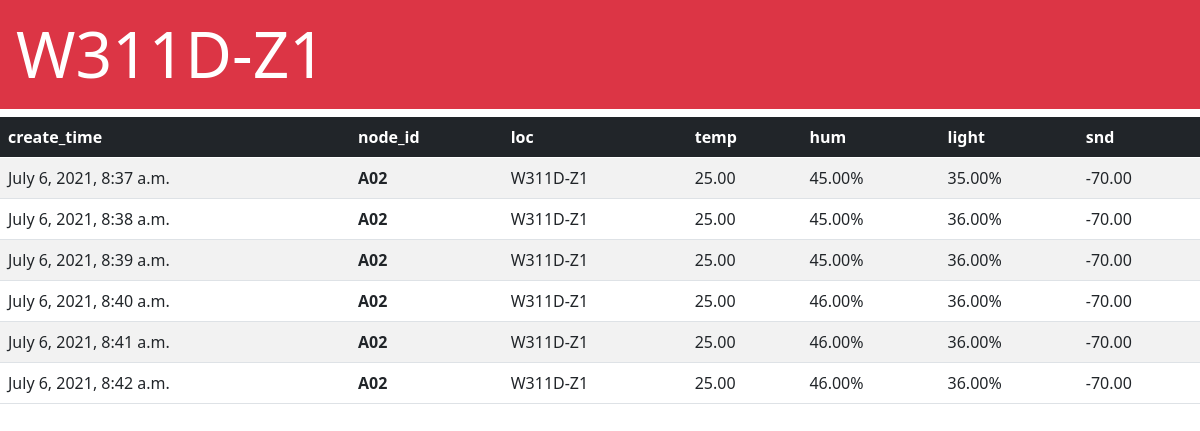
/iot/W311D-Z1/, run on the app's committed database.
### iot/models.py (models this page shows, shortened)
class Event(models.Model):
    create_time = models.DateTimeField(auto_now_add=True)
    node_id = models.CharField(max_length=2)
    loc = models.CharField(max_length=10)
    temp = models.DecimalField(max_digits=5, decimal_places=2)
    hum = models.DecimalField(max_digits=5, decimal_places=2)
    light = models.DecimalField(max_digits=5, decimal_places=2)
    snd = models.DecimalField(max_digits=5, decimal_places=2)

### iot/views.py (the view)
# urls.py: path('W311D-Z1/',views.W311DZ1),
def W311DZ1(request):
    items4 = Event.objects.filter(loc ='W311D-Z1')
    context = {'items4' : items4} # Store the data in "context" dictionaries
    return render(request, 'iot/W311D-Z1.html', context) # Pass the context to HTML template

### iot/templates/iot/W311D-Z1.html (shortened to what this page needs)
<!doctype html>
<HTML>
    <head>
        <link href="https://cdn.jsdelivr.net/npm/bootstrap@5.0.0/dist/css/bootstrap.mi
n.css" rel="stylesheet" integrity="sha384-
wEmeIV1mKuiNpC+IOBjI7aAzPcEZeedi5yW5f2yOq55WWLwNGmvvx4Um1vskeMj0" crossorigin=
"anonymous">
    </head>
    <body>
        <h1 class="display-3 p-3 mb-2 bg-danger text-white">W311D-Z1</h1>
        <table class="table table-striped table-hover">
            <thead class="table-dark">
                <tr>
                    <th>create_time</th>
                    <th>node_id</th>
                    <th>loc</th>
                    <th>temp</th>
                    <th>hum</th>
                    <th>light</th>
                    <th>snd</th>
                </tr>
            </thead>
            <tbody>
                {% for item in items4 %}
                <tr>
                    <td>{{ item.create_time }}</td>
                    <td><strong>{{ item.node_id }}</strong></td>
                    <td>{{ item.loc }}</td>
                    <td>{{ item.temp }}</td>
                    <td>{{ item.hum }}%</td>
                    <td>{{ item.light }}%</td>
                    <td>{{ item.snd }}</td>
                </tr>
                {% endfor %}
            </tbody>
        </table>
        </body>
</HTML>

### data on the page
Event: create_time "July 6, 2021, 8:37 a.m.", node_id "A02", loc "W311D-Z1", temp "25.00", hum "45.00", light "35.00", snd "-70.00"
Event: create_time "July 6, 2021, 8:38 a.m.", node_id "A02", loc "W311D-Z1", temp "25.00", hum "45.00", light "36.00", snd "-70.00"
Event: create_time "July 6, 2021, 8:39 a.m.", node_id "A02", loc "W311D-Z1", temp "25.00", hum "45.00", light "36.00", snd "-70.00"
Event: create_time "July 6, 2021, 8:40 a.m.", node_id "A02", loc "W311D-Z1", temp "25.00", hum "46.00", light "36.00", snd "-70.00"
Event: create_time "July 6, 2021, 8:41 a.m.", node_id "A02", loc "W311D-Z1", temp "25.00", hum "46.00", light "36.00", snd "-70.00"
Event: create_time "July 6, 2021, 8:42 a.m.", node_id "A02", loc "W311D-Z1", temp "25.00", hum "46.00", light "36.00", snd "-70.00"
